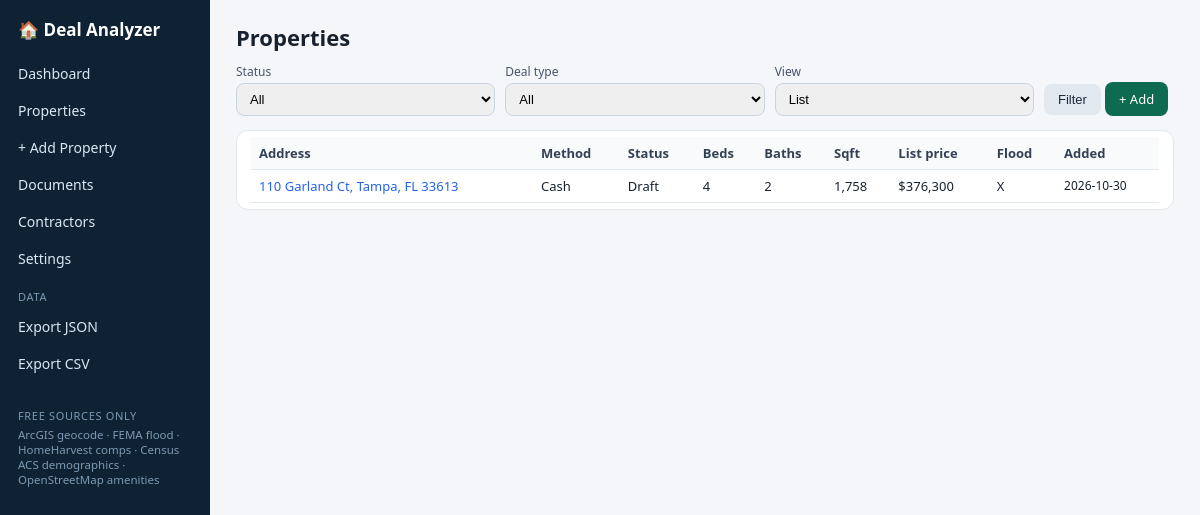
Screenshot of /properties with the database file from the repository.
### tables this page shows
CREATE TABLE properties(
 id INTEGER PRIMARY KEY, address TEXT, street TEXT, city TEXT, state TEXT, zip TEXT,
 lat REAL, lon REAL, flood_zone TEXT, flood_source TEXT, flood_date TEXT,
 status TEXT DEFAULT 'Draft', stage TEXT DEFAULT 'New', deal_method TEXT DEFAULT 'Cash',
 list_price REAL, photo_url TEXT, property_type TEXT, beds REAL, baths REAL, sqft REAL,
 lot_sqft REAL, year_built INTEGER, apn TEXT, hoa_dues REAL, hoa_freq TEXT, subdivision TEXT,
 legal_desc TEXT, sewer TEXT, water TEXT, electric TEXT, appliances TEXT, flooring TEXT,
 cooling TEXT, heating TEXT, roof_age TEXT, foundation TEXT, occupancy_now TEXT, occupancy_closing TEXT,
 as_is_value REAL, arv REAL, repairs REAL, mao REAL,
 purchase_price REAL, inspection_days REAL, inspection_unit TEXT, inspection_deadline TEXT,
 buy_it_now REAL, min_offer REAL, wholesale_contract_amt REAL, emd_ab REAL, emd_bc REAL,
 title_company TEXT, escrow_officer TEXT, closing_date TEXT, tc_name TEXT, offers_deadline TEXT,
 loan_balance REAL, loan_type TEXT, loan_rate REAL, loan_piti REAL,
 dispo_asking REAL, dispo_bin REAL, dispo_min REAL, dispo_inspection_days REAL, offer_review TEXT,
 est_zillow REAL, est_realtor REAL, est_redfin REAL, est_county REAL, est_date TEXT,
 notes TEXT, skiptrace_notes TEXT, skiptrace_status TEXT,
 tax_market REAL, tax_assessed REAL, tax_taxable REAL, tax_amount REAL, tax_exemptions TEXT,
 tax_millage TEXT, tax_year TEXT, sales_history TEXT,
 created_at TEXT DEFAULT (datetime('now')), amenities_json TEXT, amenities_date TEXT, photos_json TEXT, photos_date TEXT, demo_json TEXT, demo_date TEXT);

### app.py (the view)
@app.route("/properties")
def properties():
    q = "SELECT * FROM properties WHERE 1=1"; args = []
    if request.args.get("status"): q += " AND status=?"; args.append(request.args["status"])
    if request.args.get("method"): q += " AND deal_method=?"; args.append(request.args["method"])
    rows = db().execute(q + " ORDER BY id DESC", args).fetchall()
    view = request.args.get("view", "list")
    return render_template("properties.html", props=rows, view=view)

### app.py (called while the page is built)
def db():
    if "db" not in g:
        g.db = sqlite3.connect(DB_PATH, timeout=30)
        g.db.row_factory = sqlite3.Row
        g.db.execute("PRAGMA foreign_keys=ON")
        g.db.execute("PRAGMA journal_mode=WAL")
    return g.db

@app.teardown_appcontext
def _close(_e):
    d = g.pop("db", None)
    if d: d.close()

@app.template_filter("money")
def money(v):
    return "Not found" if v is None else f"${v:,.0f}"

@app.template_filter("num")
def numf(v, dec=0):
    return "—" if v is None else f"{v:,.{dec}f}"

### templates/properties.html (shortened to what this page needs)
{% extends "base.html" %}{% block body %}
<h1>Properties</h1>
<form method="get" class="rowflex" style="margin-bottom:14px">
<div><label>Status</label><select name="status"><option value="">All</option>{% for s in ['Draft','Shared','Published'] %}<option {% if request.args.get('status')==s %}selected{% endif %}>{{ s }}</option>{% endfor %}</select></div>
<div><label>Deal type</label><select name="method"><option value="">All</option></select></div>
<div><label>View</label><select name="view"><option value="list">List</option><option value="grid" {% if view=='grid' %}selected{% endif %}>Grid</option></select></div>
<div style="flex:0"><button class="btn sec">Filter</button> <a class="btn" href="{{ url_for('add_property') }}">+ Add</a></div></form>
{% if view=='grid' %}<div class="propgrid">{% for p in props %}<div class="pc">
{% if p.photo_url %}<img src="{{ p.photo_url }}" alt="">{% else %}<img alt="">{% endif %}
<div class="pb"><a href="{{ url_for('property_page', pid=p.id) }}"><b>{{ p.address }}</b></a><br>
<span class="badge {% if p.deal_method=='Cash' %}cash{% elif p.deal_method=='Subject To' %}subto{% endif %}">{{ p.deal_method }}</span>
<span class="badge">{{ p.status }}</span><br><span class="small muted">{{ p.beds|num }} bd · {{ p.baths|num }} ba · {{ p.sqft|num }} sqft · {{ p.list_price|money }}</span></div></div>{% endfor %}</div>
{% else %}<div class="card" style="padding:6px 14px"><table><tr><th>Address</th><th>Method</th><th>Status</th><th>Beds</th><th>Baths</th><th>Sqft</th><th>List price</th><th>Flood</th><th>Added</th></tr>
{% for p in props %}<tr><td><a href="{{ url_for('property_page', pid=p.id) }}">{{ p.address }}</a></td><td>{{ p.deal_method }}</td><td>{{ p.status }}</td>
<td>{{ p.beds|num }}</td><td>{{ p.baths|num }}</td><td>{{ p.sqft|num }}</td><td>{{ p.list_price|money }}</td><td>{{ p.flood_zone or 'Not found' }}</td><td class="small">{{ (p.created_at or '')[:10] }}</td></tr>
{% else %}<tr><td colspan="9" class="muted">No properties match.</td></tr>{% endfor %}</table></div>{% endif %}
{% endblock %}

### static/style.css (style rules this page uses)
:root { --bg:#f4f6f9;--card:#fff;--ink:#17222e;--muted:#64748b;--line:#e2e8f0;--accent:#0e6b4f;--accent2:#2563eb; --green:#16a34a;--yellow:#d97706;--red:#dc2626;--gray:#94a3b8 }
* { box-sizing:border-box }
body { margin:0;font-family:system-ui,-apple-system,"Segoe UI",Roboto,sans-serif;background:var(--bg);color:var(--ink) }
a { color:var(--accent2);text-decoration:none }
h1 { font-size:22px;margin:0 0 4px }
.small { font-size:12px }
.card { background:var(--card);border:1px solid var(--line);border-radius:12px;padding:16px;margin-bottom:16px }
table { width:100%;border-collapse:collapse;font-size:13px }
th,td { padding:7px 8px;border-bottom:1px solid var(--line);text-align:left;vertical-align:top }
th { cursor:pointer;color:#334155;background:#f8fafc }
input,select,textarea { padding:7px 9px;border:1px solid #cbd5e1;border-radius:8px;font-size:13px;width:100% }
label { font-size:12px;color:#475569;display:block;margin:7px 0 3px }
.btn { background:var(--accent);color:#fff;border:0;padding:8px 14px;border-radius:8px;font-size:13px;cursor:pointer;display:inline-block }
.btn.sec { background:#e2e8f0;color:#1e293b }
.rowflex { display:flex;gap:10px;flex-wrap:wrap;align-items:end }
.rowflex>div { flex:1;min-width:130px }

### rows the page displays
properties: address "110 Garland Ct, Tampa, FL 33613", deal_method "Cash", status "Draft", beds|num "4", baths|num "2", sqft|num "1,758", list_price "$376,300", flood_zone "X", created_at "2026-10-30"
